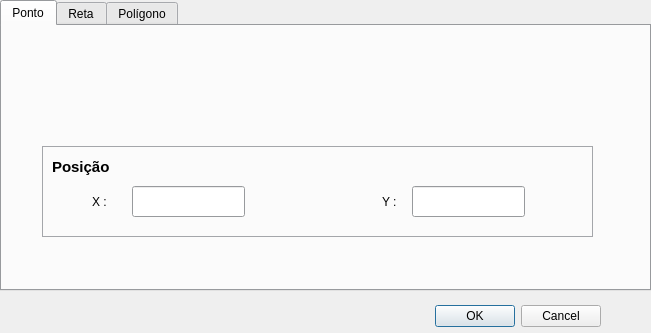
<?xml version="1.0" encoding="UTF-8"?>
<ui version="4.0">
 <class>Dialog</class>
 <widget class="QDialog" name="Dialog">
  <property name="geometry">
   <rect>
    <x>0</x>
    <y>0</y>
    <width>651</width>
    <height>333</height>
   </rect>
  </property>
  <property name="windowTitle">
   <string>Dialog</string>
  </property>
  <widget class="QDialogButtonBox" name="buttonBox">
   <property name="geometry">
    <rect>
     <x>140</x>
     <y>300</y>
     <width>461</width>
     <height>32</height>
    </rect>
   </property>
   <property name="orientation">
    <enum>Qt::Horizontal</enum>
   </property>
   <property name="standardButtons">
    <set>QDialogButtonBox::Cancel|QDialogButtonBox::Ok</set>
   </property>
  </widget>
  <widget class="QTabWidget" name="tabWidget">
   <property name="geometry">
    <rect>
     <x>0</x>
     <y>0</y>
     <width>651</width>
     <height>291</height>
    </rect>
   </property>
   <property name="palette">
    <palette>
     <active>
      <colorrole role="Base">
       <brush brushstyle="SolidPattern">
        <color alpha="255">
         <red>255</red>
         <green>255</green>
         <blue>255</blue>
        </color>
       </brush>
      </colorrole>
      <colorrole role="Window">
       <brush brushstyle="SolidPattern">
        <color alpha="255">
         <red>213</red>
         <green>215</green>
         <blue>220</blue>
        </color>
       </brush>
      </colorrole>
     </active>
     <inactive>
      <colorrole role="Base">
       <brush brushstyle="SolidPattern">
        <color alpha="255">
         <red>255</red>
         <green>255</green>
         <blue>255</blue>
        </color>
       </brush>
      </colorrole>
      <colorrole role="Window">
       <brush brushstyle="SolidPattern">
        <color alpha="255">
         <red>213</red>
         <green>215</green>
         <blue>220</blue>
        </color>
       </brush>
      </colorrole>
     </inactive>
     <disabled>
      <colorrole role="Base">
       <brush brushstyle="SolidPattern">
        <color alpha="255">
         <red>213</red>
         <green>215</green>
         <blue>220</blue>
        </color>
       </brush>
      </colorrole>
      <colorrole role="Window">
       <brush brushstyle="SolidPattern">
        <color alpha="255">
         <red>213</red>
         <green>215</green>
         <blue>220</blue>
        </color>
       </brush>
      </colorrole>
     </disabled>
    </palette>
   </property>
   <property name="currentIndex">
    <number>0</number>
   </property>
   <widget class="QWidget" name="tab">
    <attribute name="title">
     <string>Ponto</string>
    </attribute>
    <widget class="QFrame" name="frame">
     <property name="geometry">
      <rect>
       <x>40</x>
       <y>120</y>
       <width>551</width>
       <height>91</height>
      </rect>
     </property>
     <property name="frameShape">
      <enum>QFrame::StyledPanel</enum>
     </property>
     <property name="frameShadow">
      <enum>QFrame::Raised</enum>
     </property>
     <widget class="QLabel" name="label_3">
      <property name="geometry">
       <rect>
        <x>10</x>
        <y>10</y>
        <width>71</width>
        <height>21</height>
       </rect>
      </property>
      <property name="font">
       <font>
        <pointsize>11</pointsize>
        <weight>75</weight>
        <bold>true</bold>
       </font>
      </property>
      <property name="text">
       <string>Posição</string>
      </property>
     </widget>
     <widget class="QLabel" name="label">
      <property name="geometry">
       <rect>
        <x>50</x>
        <y>40</y>
        <width>21</width>
        <height>31</height>
       </rect>
      </property>
      <property name="text">
       <string>X : </string>
      </property>
     </widget>
     <widget class="QLineEdit" name="lineEdit">
      <property name="geometry">
       <rect>
        <x>90</x>
        <y>40</y>
        <width>113</width>
        <height>31</height>
       </rect>
      </property>
     </widget>
     <widget class="QLabel" name="label_2">
      <property name="geometry">
       <rect>
        <x>340</x>
        <y>40</y>
        <width>21</width>
        <height>31</height>
       </rect>
      </property>
      <property name="text">
       <string>Y : </string>
      </property>
     </widget>
     <widget class="QLineEdit" name="lineEdit_2">
      <property name="geometry">
       <rect>
        <x>370</x>
        <y>40</y>
        <width>113</width>
        <height>31</height>
       </rect>
      </property>
     </widget>
    </widget>
   </widget>
   <widget class="QWidget" name="tab_2">
    <attribute name="title">
     <string>Reta</string>
    </attribute>
   </widget>
   <widget class="QWidget" name="tab_3">
    <attribute name="title">
     <string>Polígono</string>
    </attribute>
   </widget>
  </widget>
 </widget>
 <resources/>
 <connections>
  <connection>
   <sender>buttonBox</sender>
   <signal>accepted()</signal>
   <receiver>Dialog</receiver>
   <slot>accept()</slot>
   <hints>
    <hint type="sourcelabel">
     <x>248</x>
     <y>254</y>
    </hint>
    <hint type="destinationlabel">
     <x>157</x>
     <y>274</y>
    </hint>
   </hints>
  </connection>
  <connection>
   <sender>buttonBox</sender>
   <signal>rejected()</signal>
   <receiver>Dialog</receiver>
   <slot>reject()</slot>
   <hints>
    <hint type="sourcelabel">
     <x>316</x>
     <y>260</y>
    </hint>
    <hint type="destinationlabel">
     <x>286</x>
     <y>274</y>
    </hint>
   </hints>
  </connection>
 </connections>
</ui>
